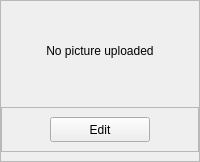
                   <widget class="QFrame" name="mainConstructPictureContainer">
                    <property name="sizePolicy">
                     <sizepolicy hsizetype="Preferred" vsizetype="Preferred">
                      <horstretch>0</horstretch>
                      <verstretch>0</verstretch>
                     </sizepolicy>
                    </property>
                    <property name="minimumSize">
                     <size>
                      <width>150</width>
                      <height>15</height>
                     </size>
                    </property>
                    <property name="frameShape">
                     <enum>QFrame::StyledPanel</enum>
                    </property>
                    <property name="frameShadow">
                     <enum>QFrame::Raised</enum>
                    </property>
                    <layout class="QVBoxLayout" name="verticalLayout_11">
                     <property name="leftMargin">
                      <number>0</number>
                     </property>
                     <property name="topMargin">
                      <number>0</number>
                     </property>
                     <property name="rightMargin">
                      <number>0</number>
                     </property>
                     <property name="bottomMargin">
                      <number>9</number>
                     </property>
                     <item alignment="Qt::AlignHCenter">
                      <widget class="QLabel" name="constructPicture">
                       <property name="sizePolicy">
                        <sizepolicy hsizetype="Fixed" vsizetype="Fixed">
                         <horstretch>0</horstretch>
                         <verstretch>0</verstretch>
                        </sizepolicy>
                       </property>
                       <property name="minimumSize">
                        <size>
                         <width>150</width>
                         <height>100</height>
                        </size>
                       </property>
                       <property name="text">
                        <string>No picture uploaded</string>
                       </property>
                       <property name="alignment">
                        <set>Qt::AlignCenter</set>
                       </property>
                      </widget>
                     </item>
                     <item>
                      <widget class="QFrame" name="frame_19">
                       <property name="frameShape">
                        <enum>QFrame::StyledPanel</enum>
                       </property>
                       <property name="frameShadow">
                        <enum>QFrame::Raised</enum>
                       </property>
                       <layout class="QVBoxLayout" name="verticalLayout_5">
                        <item alignment="Qt::AlignHCenter">
                         <widget class="QPushButton" name="editConstructBtn">
                          <property name="minimumSize">
                           <size>
                            <width>100</width>
                            <height>25</height>
                           </size>
                          </property>
                          <property name="text">
                           <string>Edit</string>
                          </property>
                          <property name="icon">
                           <iconset resource="../resources.qrc">
                            <normaloff>:/Icons/Icons/edit-3.svg</normaloff>:/Icons/Icons/edit-3.svg</iconset>
                          </property>
                         </widget>
                        </item>
                       </layout>
                      </widget>
                     </item>
                    </layout>
                   </widget>
